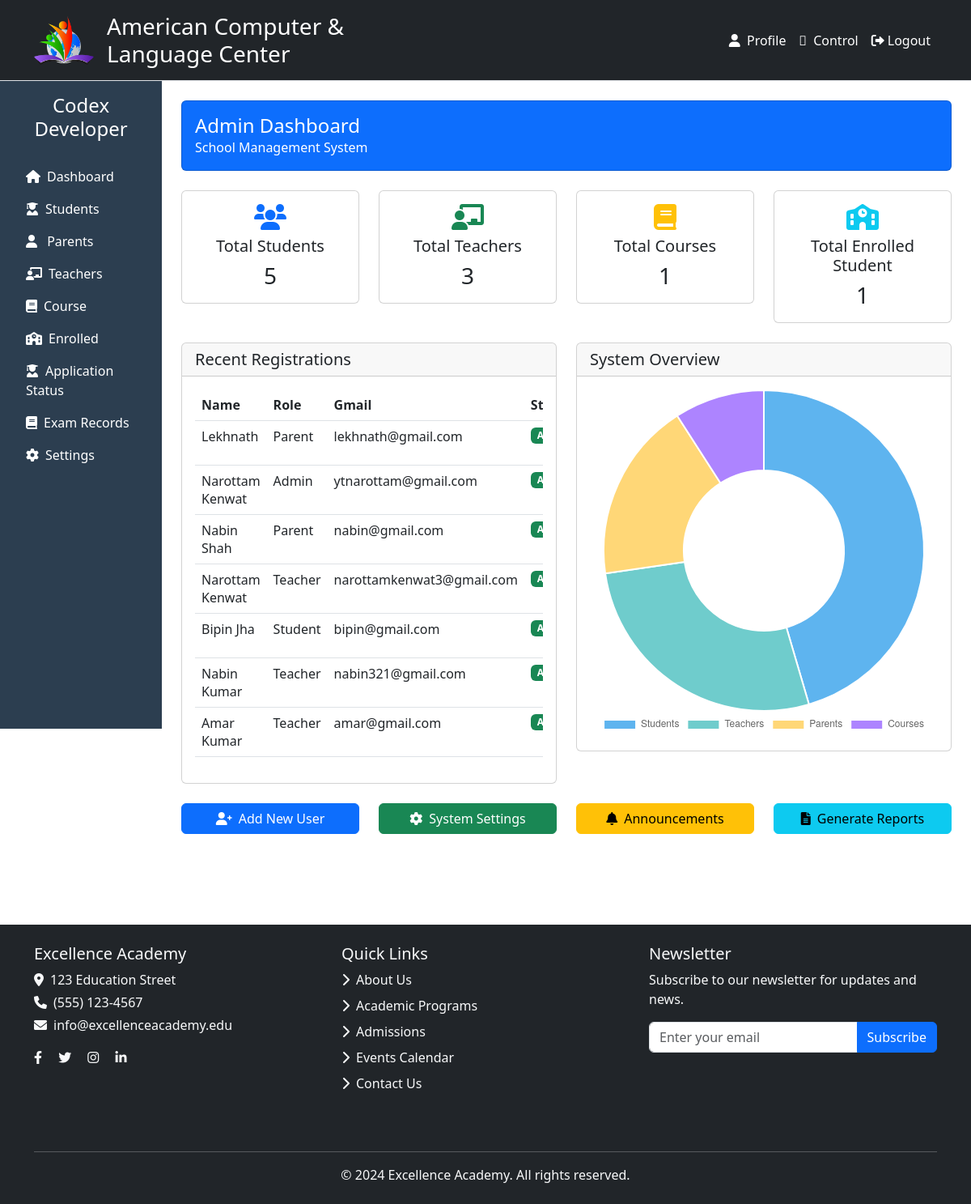
Page /dashboard/admin/ (signed in) on the committed database.
### userapp/models.py (models this page shows, shortened)
class CustomUser(AbstractBaseUser, PermissionsMixin):
    username = models.CharField(max_length=150, unique=True)
    email = models.EmailField(unique=True)
    full_name = models.CharField(max_length=255)
    is_active = models.BooleanField(default=True)
    is_staff = models.BooleanField(default=False)  # Staff user (can log into admin)
    role = models.CharField(
        max_length=10,
        choices=UserRole.choices,
        default=UserRole.ADMIN
    )
    objects = CustomUserManager()
    USERNAME_FIELD = 'email'
    REQUIRED_FIELDS = ['full_name']  # Only full_name is required for superuser creation

### userapp/views.py (the view)
# urls.py: path('dashboard/admin/', views.admin_dashboard, name='admin_dashboard'),
@login_required(login_url='login')
def admin_dashboard(request):
    if request.user.role != UserRole.ADMIN:
        return redirect('home')
    total_parent = Parent.objects.count()
    total_students = Student.objects.count()
    total_enrolled_students = EnrollStudent.objects.count()
    total_fee_paid = FeesByStudent.objects.aggregate(Sum('fees_amount'))['fees_amount__sum'] or 0
    total_courses = Course.objects.count()
    total_teachers = Teacher.objects.count()
    total_teacher_salary_paid = TeacherSalaryPayment.objects.aggregate(Sum('amount'))['amount__sum'] or 0  # Use 'amount' instead of 'amount_paid'
    users = CustomUser.objects.all()
    context = {
        'total_parent':total_parent,
        'users': users,
        'total_students': total_students,
        'total_enrolled_students': total_enrolled_students,
        'total_fee_paid': total_fee_paid,
        'total_courses': total_courses,
        'total_teachers': total_teachers,
        'total_teacher_salary_paid': total_teacher_salary_paid,
    }
    return render(request, 'user/dashboard/admin_dashboard.html', context)

### userapp/templates/user/dashboard/admin_dashboard.html (shortened to what this page needs)
{% extends 'user/base.html' %}
{% block content %}
<div class="row mb-4">
    <div class="col-12">
        <div class="card bg-primary text-white">
            <div class="card-body">
                <h4 class="card-title mb-0">Admin Dashboard</h4>
                <p class="mb-0">School Management System</p>
            </div>
        </div>
    </div>
</div>
<div class="row mb-4">
    <div class="col-md-3">
        <div class="card text-center">
            <div class="card-body">
                <i class="fas fa-users fa-2x text-primary mb-2"></i>
                <h5 class="card-title">Total Students</h5>
                <h3 class="mb-0"> {{ total_students }} </h3>
            </div>
        </div>
    </div>
    <div class="col-md-3">
        <div class="card text-center">
            <div class="card-body">
                <i class="fas fa-chalkboard-teacher fa-2x text-success mb-2"></i>
                <h5 class="card-title">Total Teachers</h5>
                <h3 class="mb-0"> {{ total_teachers }} </h3>
            </div>
        </div>
    </div>
    <div class="col-md-3">
        <div class="card text-center">
            <div class="card-body">
                <i class="fas fa-book fa-2x text-warning mb-2"></i>
                <h5 class="card-title">Total Courses</h5>
                <h3 class="mb-0"> {{ total_courses }} </h3>
            </div>
        </div>
    </div>
    <div class="col-md-3">
        <div class="card text-center">
            <div class="card-body">
                <i class="fas fa-school fa-2x text-info mb-2"></i>
                <h5 class="card-title">Total Enrolled Student </h5>
                <h3 class="mb-0"> {{ total_enrolled_students }} </h3>
            </div>
        </div>
    </div>
</div>
<div class="row mb-4">
    <div class="col-md-6">
        <div class="card">
            <div class="card-header">
                <h5 class="card-title mb-0">Recent Registrations</h5>
            </div>
            <div class="card-body">
                <div class="table-responsive">
                    <table class="table table-hover">
                        <thead>
                            <tr>
                                <th>Name</th>
                                <th>Role</th>
                                <th>Gmail</th>
                                <th>Status</th>
                            </tr>
                        </thead>
                        <tbody>
                            {% for user in users %}
                            <tr>
                                <td> {{ user.full_name }} </td>
                                <td>{{ user.get_role_display }}</td>
                                <td>{{ user.email }}</td>
                                <td>
                                    {% if user.is_active %}
                                    <span class="badge bg-success"> Active </span>
                                    {% else %}
                                    <span class="badge bg-danger"> Inactive </span>
                                    {% endif %}
                                </td>
                            </tr>
                            {% endfor %}
                        </tbody>
                    </table>
                </div>
            </div>
        </div>
    </div>
    <div class="col-md-6">
        <div class="card">
            <div class="card-header">
                <h5 class="card-title mb-0">System Overview</h5>
            </div>
            <div class="card-body">
                <canvas id="systemOverviewChart"></canvas>
            </div>
        </div>
    </div>
</div>
<div class="row mb-4">
    <div class="col-md-3">
        <a href="{% url 'add_new_user' %}" class="btn btn-primary w-100 mb-3">
            <i class="fas fa-user-plus me-2"></i>Add New User
        </a>
    </div>
    <div class="col-md-3">
        <a href="#" class="btn btn-success w-100 mb-3">
            <i class="fas fa-cog me-2"></i>System Settings
        </a>
    </div>
    <div class="col-md-3">
        <a href="#" class="btn btn-warning w-100 mb-3">
            <i class="fas fa-bell me-2"></i>Announcements
        </a>
    </div>
    <div class="col-md-3">
        <a href="#" class="btn btn-info w-100 mb-3">
            <i class="fas fa-file-alt me-2"></i>Generate Reports
        </a>
    </div>
</div>
<script>
    var ctx = document.getElementById('systemOverviewChart').getContext('2d');
    var myChart = new Chart(ctx, {
        type: 'doughnut',
        data: {
            labels: ['Students', 'Teachers', 'Parents', 'Courses'],
            datasets: [{
                data: [{{ total_students }}, {{ total_teachers }}, {{ total_parent }} , {{ total_courses }}],
                backgroundColor: [
                    'rgba(54, 162, 235, 0.8)',
                    'rgba(75, 192, 192, 0.8)',
                    'rgba(255, 206, 86, 0.8)',
                    'rgba(153, 102, 255, 0.8)'
                ]
            }]
        },
        options: {
            responsive: true,
            plugins: {
                legend: {
                    position: 'bottom'
                }
            }
        }
    });
</script>
{% endblock %}

### userapp/templates/user/base.html (style rules this page uses)
.card { transition: transform 0.2s; }

### rows in the picture
CustomUser: full_name "Lekhnath", role "Parent", email "lekhnath@gmail.com", is_active "Active"
CustomUser: full_name "Narottam Kenwat", role "Admin", email "ytnarottam@gmail.com", is_active "Active"
CustomUser: full_name "Nabin Shah", role "Parent", email "nabin@gmail.com", is_active "Active"
CustomUser: full_name "Narottam Kenwat", role "Teacher", email "narottamkenwat3@gmail.com", is_active "Active"
CustomUser: full_name "Bipin Jha", role "Student", email "bipin@gmail.com", is_active "Active"
CustomUser: full_name "Nabin Kumar", role "Teacher", email "nabin321@gmail.com", is_active "Active"
CustomUser: full_name "Amar Kumar", role "Teacher", email "amar@gmail.com", is_active "Active"

### other values in the picture
{{ total_students }} "5"
{{ total_teachers }} "3"
{{ total_courses }} "1"
{{ total_enrolled_students }} "1"
chart data {{ total_students }} 5
chart data {{ total_teachers }} 3
chart data {{ total_parent }} 2
chart data {{ total_courses }} 1
